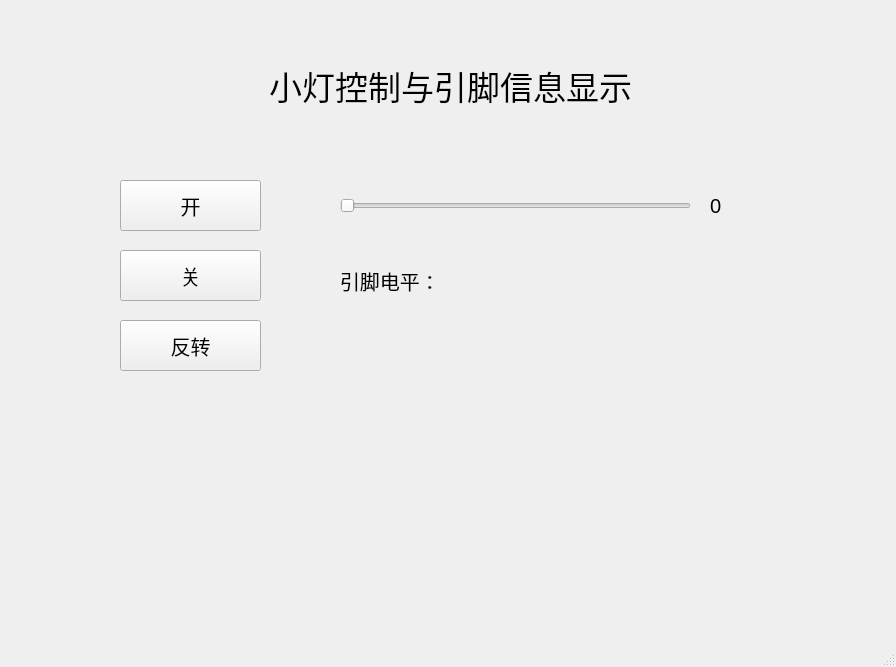
<?xml version="1.0" encoding="UTF-8"?>
<ui version="4.0">
 <class>MainWindow</class>
 <widget class="QMainWindow" name="MainWindow">
  <property name="geometry">
   <rect>
    <x>0</x>
    <y>0</y>
    <width>896</width>
    <height>667</height>
   </rect>
  </property>
  <property name="windowTitle">
   <string>MainWindow</string>
  </property>
  <widget class="QWidget" name="centralwidget">
   <widget class="QPushButton" name="openButton">
    <property name="geometry">
     <rect>
      <x>120</x>
      <y>180</y>
      <width>141</width>
      <height>51</height>
     </rect>
    </property>
    <property name="font">
     <font>
      <pointsize>15</pointsize>
     </font>
    </property>
    <property name="text">
     <string>开</string>
    </property>
   </widget>
   <widget class="QPushButton" name="closeButton">
    <property name="geometry">
     <rect>
      <x>120</x>
      <y>250</y>
      <width>141</width>
      <height>51</height>
     </rect>
    </property>
    <property name="font">
     <font>
      <pointsize>15</pointsize>
     </font>
    </property>
    <property name="text">
     <string>关</string>
    </property>
   </widget>
   <widget class="QPushButton" name="transmitButton">
    <property name="geometry">
     <rect>
      <x>120</x>
      <y>320</y>
      <width>141</width>
      <height>51</height>
     </rect>
    </property>
    <property name="font">
     <font>
      <pointsize>15</pointsize>
     </font>
    </property>
    <property name="text">
     <string>反转</string>
    </property>
   </widget>
   <widget class="QLabel" name="label">
    <property name="geometry">
     <rect>
      <x>240</x>
      <y>30</y>
      <width>421</width>
      <height>111</height>
     </rect>
    </property>
    <property name="font">
     <font>
      <pointsize>25</pointsize>
     </font>
    </property>
    <property name="text">
     <string>小灯控制与引脚信息显示</string>
    </property>
    <property name="alignment">
     <set>Qt::AlignCenter</set>
    </property>
   </widget>
   <widget class="QSlider" name="lightSlider">
    <property name="geometry">
     <rect>
      <x>340</x>
      <y>190</y>
      <width>351</width>
      <height>31</height>
     </rect>
    </property>
    <property name="maximum">
     <number>100</number>
    </property>
    <property name="orientation">
     <enum>Qt::Horizontal</enum>
    </property>
   </widget>
   <widget class="QLabel" name="gpioLabel">
    <property name="geometry">
     <rect>
      <x>340</x>
      <y>250</y>
      <width>321</width>
      <height>61</height>
     </rect>
    </property>
    <property name="font">
     <font>
      <pointsize>15</pointsize>
     </font>
    </property>
    <property name="text">
     <string>引脚电平：</string>
    </property>
   </widget>
   <widget class="QLabel" name="sliderLabel">
    <property name="geometry">
     <rect>
      <x>710</x>
      <y>190</y>
      <width>121</width>
      <height>31</height>
     </rect>
    </property>
    <property name="font">
     <font>
      <pointsize>15</pointsize>
     </font>
    </property>
    <property name="text">
     <string>0</string>
    </property>
   </widget>
  </widget>
  <widget class="QMenuBar" name="menubar">
   <property name="geometry">
    <rect>
     <x>0</x>
     <y>0</y>
     <width>896</width>
     <height>28</height>
    </rect>
   </property>
  </widget>
  <widget class="QStatusBar" name="statusbar"/>
 </widget>
 <resources/>
 <connections/>
</ui>
